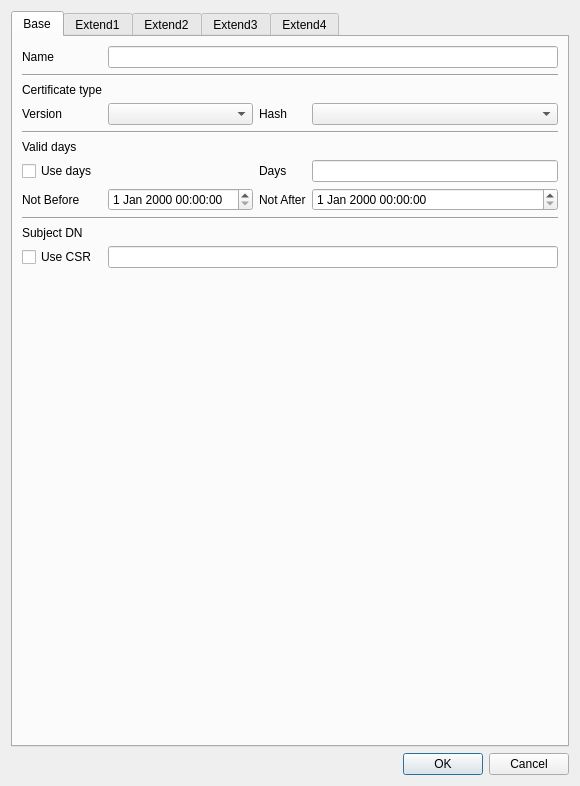
<?xml version="1.0" encoding="UTF-8"?>
<ui version="4.0">
 <class>MakeCertPolicyDlg</class>
 <widget class="QDialog" name="MakeCertPolicyDlg">
  <property name="geometry">
   <rect>
    <x>0</x>
    <y>0</y>
    <width>580</width>
    <height>786</height>
   </rect>
  </property>
  <property name="windowTitle">
   <string>Make certificate policy</string>
  </property>
  <layout class="QVBoxLayout" name="verticalLayout">
   <item>
    <widget class="QTabWidget" name="mCertTab">
     <property name="currentIndex">
      <number>0</number>
     </property>
     <widget class="QWidget" name="tab">
      <attribute name="title">
       <string>Base</string>
      </attribute>
      <layout class="QGridLayout" name="gridLayout">
       <item row="11" column="1">
        <spacer name="verticalSpacer">
         <property name="orientation">
          <enum>Qt::Vertical</enum>
         </property>
         <property name="sizeHint" stdset="0">
          <size>
           <width>20</width>
           <height>40</height>
          </size>
         </property>
        </spacer>
       </item>
       <item row="6" column="3">
        <widget class="QLineEdit" name="mDaysText"/>
       </item>
       <item row="9" column="0">
        <widget class="QLabel" name="label_6">
         <property name="text">
          <string>Subject DN</string>
         </property>
        </widget>
       </item>
       <item row="3" column="2">
        <widget class="QLabel" name="label_7">
         <property name="text">
          <string>Hash</string>
         </property>
        </widget>
       </item>
       <item row="5" column="0">
        <widget class="QLabel" name="label_4">
         <property name="text">
          <string>Valid days</string>
         </property>
        </widget>
       </item>
       <item row="10" column="1" colspan="3">
        <widget class="QLineEdit" name="mSubjectDNText"/>
       </item>
       <item row="6" column="0">
        <widget class="QCheckBox" name="mUseDaysCheck">
         <property name="text">
          <string>Use days</string>
         </property>
        </widget>
       </item>
       <item row="0" column="0">
        <widget class="QLabel" name="label">
         <property name="text">
          <string>Name</string>
         </property>
        </widget>
       </item>
       <item row="6" column="2">
        <widget class="QLabel" name="label_8">
         <property name="text">
          <string>Days</string>
         </property>
        </widget>
       </item>
       <item row="7" column="2">
        <widget class="QLabel" name="label_9">
         <property name="text">
          <string>Not After</string>
         </property>
        </widget>
       </item>
       <item row="7" column="3">
        <widget class="QDateTimeEdit" name="mNotAfterDateTime"/>
       </item>
       <item row="0" column="1" colspan="3">
        <widget class="QLineEdit" name="mNameText"/>
       </item>
       <item row="3" column="0">
        <widget class="QLabel" name="label_3">
         <property name="text">
          <string>Version</string>
         </property>
        </widget>
       </item>
       <item row="8" column="0" colspan="4">
        <widget class="Line" name="line_2">
         <property name="orientation">
          <enum>Qt::Horizontal</enum>
         </property>
        </widget>
       </item>
       <item row="7" column="0">
        <widget class="QLabel" name="label_5">
         <property name="text">
          <string>Not Before</string>
         </property>
        </widget>
       </item>
       <item row="1" column="0" colspan="4">
        <widget class="Line" name="line_3">
         <property name="orientation">
          <enum>Qt::Horizontal</enum>
         </property>
        </widget>
       </item>
       <item row="4" column="0" colspan="4">
        <widget class="Line" name="line">
         <property name="orientation">
          <enum>Qt::Horizontal</enum>
         </property>
        </widget>
       </item>
       <item row="3" column="3">
        <widget class="QComboBox" name="mHashCombo"/>
       </item>
       <item row="2" column="0">
        <widget class="QLabel" name="label_2">
         <property name="text">
          <string>Certificate type</string>
         </property>
        </widget>
       </item>
       <item row="7" column="1">
        <widget class="QDateTimeEdit" name="mNotBeforeDateTime"/>
       </item>
       <item row="10" column="0">
        <widget class="QCheckBox" name="mUseCSRCheck">
         <property name="text">
          <string>Use CSR</string>
         </property>
        </widget>
       </item>
       <item row="3" column="1">
        <widget class="QComboBox" name="mVersionCombo"/>
       </item>
      </layout>
     </widget>
     <widget class="QWidget" name="tab_2">
      <attribute name="title">
       <string>Extend1</string>
      </attribute>
      <layout class="QGridLayout" name="gridLayout_2">
       <item row="12" column="0" colspan="5">
        <widget class="Line" name="line_5">
         <property name="orientation">
          <enum>Qt::Horizontal</enum>
         </property>
        </widget>
       </item>
       <item row="16" column="0" colspan="2">
        <widget class="QLabel" name="label_16">
         <property name="text">
          <string>Authority Key Identifier</string>
         </property>
        </widget>
       </item>
       <item row="6" column="0">
        <widget class="QCheckBox" name="mPolicyUseCheck">
         <property name="text">
          <string>Use</string>
         </property>
        </widget>
       </item>
       <item row="17" column="2">
        <widget class="QCheckBox" name="mAKICertIssuerCheck">
         <property name="text">
          <string>Certificate Issuer</string>
         </property>
        </widget>
       </item>
       <item row="4" column="0" colspan="5">
        <widget class="Line" name="line_4">
         <property name="orientation">
          <enum>Qt::Horizontal</enum>
         </property>
        </widget>
       </item>
       <item row="8" column="1" colspan="4">
        <widget class="QLineEdit" name="mPolicyCPSText"/>
       </item>
       <item row="14" column="1">
        <widget class="QCheckBox" name="mSKICriticalCheck">
         <property name="text">
          <string>Critical</string>
         </property>
        </widget>
       </item>
       <item row="6" column="1">
        <widget class="QCheckBox" name="mPolicyCriticalCheck">
         <property name="text">
          <string>Critical</string>
         </property>
        </widget>
       </item>
       <item row="2" column="0" colspan="2">
        <widget class="QComboBox" name="mKeyUsageCombo"/>
       </item>
       <item row="3" column="4">
        <widget class="QPushButton" name="mKeyUsageClearBtn">
         <property name="text">
          <string>Clear</string>
         </property>
        </widget>
       </item>
       <item row="9" column="1" colspan="4">
        <widget class="QLineEdit" name="mPolicyUserNoticeText"/>
       </item>
       <item row="9" column="0">
        <widget class="QLabel" name="label_14">
         <property name="text">
          <string>User Notice</string>
         </property>
        </widget>
       </item>
       <item row="0" column="0" colspan="2">
        <widget class="QLabel" name="label_10">
         <property name="text">
          <string>Key usage</string>
         </property>
        </widget>
       </item>
       <item row="14" column="0">
        <widget class="QCheckBox" name="mSKIUseCheck">
         <property name="text">
          <string>Use</string>
         </property>
        </widget>
       </item>
       <item row="7" column="1" colspan="4">
        <widget class="QLineEdit" name="mPolicyOIDText"/>
       </item>
       <item row="11" column="4">
        <widget class="QPushButton" name="mPolicyClearBtn">
         <property name="text">
          <string>Clear</string>
         </property>
        </widget>
       </item>
       <item row="5" column="0" colspan="2">
        <widget class="QLabel" name="label_11">
         <property name="text">
          <string>Policy</string>
         </property>
        </widget>
       </item>
       <item row="1" column="3" rowspan="2" colspan="2">
        <widget class="QListWidget" name="mKeyUsageList"/>
       </item>
       <item row="1" column="0">
        <widget class="QCheckBox" name="mKeyUsageUseCheck">
         <property name="text">
          <string>Use</string>
         </property>
        </widget>
       </item>
       <item row="17" column="1">
        <widget class="QCheckBox" name="mAKICriticalCheck">
         <property name="text">
          <string>Critical</string>
         </property>
        </widget>
       </item>
       <item row="17" column="3">
        <widget class="QCheckBox" name="mAKICertSerialCheck">
         <property name="text">
          <string>Ceritificate serial</string>
         </property>
        </widget>
       </item>
       <item row="6" column="4">
        <widget class="QPushButton" name="mPolicyAddBtn">
         <property name="text">
          <string>Add</string>
         </property>
        </widget>
       </item>
       <item row="1" column="1">
        <widget class="QCheckBox" name="mKeyUsageCriticalCheck">
         <property name="text">
          <string>Critical</string>
         </property>
        </widget>
       </item>
       <item row="2" column="2">
        <widget class="QPushButton" name="mKeyUsageAddBtn">
         <property name="text">
          <string>Add</string>
         </property>
        </widget>
       </item>
       <item row="13" column="0" colspan="2">
        <widget class="QLabel" name="label_15">
         <property name="text">
          <string>Subject Key Identifier</string>
         </property>
        </widget>
       </item>
       <item row="8" column="0">
        <widget class="QLabel" name="label_13">
         <property name="text">
          <string>CPS</string>
         </property>
        </widget>
       </item>
       <item row="17" column="0">
        <widget class="QCheckBox" name="mAKIUseCheck">
         <property name="text">
          <string>Use</string>
         </property>
        </widget>
       </item>
       <item row="7" column="0">
        <widget class="QLabel" name="label_12">
         <property name="text">
          <string>Policy OID</string>
         </property>
        </widget>
       </item>
       <item row="15" column="0" colspan="5">
        <widget class="Line" name="line_6">
         <property name="orientation">
          <enum>Qt::Horizontal</enum>
         </property>
        </widget>
       </item>
       <item row="10" column="0" colspan="5">
        <widget class="QTableWidget" name="mPolicyTable"/>
       </item>
      </layout>
     </widget>
     <widget class="QWidget" name="tab_3">
      <attribute name="title">
       <string>Extend2</string>
      </attribute>
      <layout class="QGridLayout" name="gridLayout_3">
       <item row="9" column="0" colspan="5">
        <widget class="QTableWidget" name="mCRLDPTable"/>
       </item>
       <item row="3" column="4">
        <widget class="QPushButton" name="mEKUClearBtn">
         <property name="text">
          <string>Clear</string>
         </property>
        </widget>
       </item>
       <item row="17" column="4">
        <widget class="QPushButton" name="mAIAClearBtn">
         <property name="text">
          <string>Clear</string>
         </property>
        </widget>
       </item>
       <item row="5" column="0" colspan="5">
        <widget class="Line" name="line_7">
         <property name="orientation">
          <enum>Qt::Horizontal</enum>
         </property>
        </widget>
       </item>
       <item row="2" column="2">
        <widget class="QPushButton" name="mEKUAddBtn">
         <property name="text">
          <string>Add</string>
         </property>
        </widget>
       </item>
       <item row="16" column="0" colspan="5">
        <widget class="QTableWidget" name="mAIATable"/>
       </item>
       <item row="7" column="0">
        <widget class="QCheckBox" name="mCRLDPUseCheck">
         <property name="text">
          <string>Use</string>
         </property>
        </widget>
       </item>
       <item row="1" column="0">
        <widget class="QCheckBox" name="mEKUUseCheck">
         <property name="text">
          <string>Use</string>
         </property>
        </widget>
       </item>
       <item row="7" column="2">
        <widget class="QComboBox" name="mCRLDPCombo"/>
       </item>
       <item row="13" column="1">
        <widget class="QCheckBox" name="mAIACriticalCheck">
         <property name="text">
          <string>Critical</string>
         </property>
        </widget>
       </item>
       <item row="7" column="1">
        <widget class="QCheckBox" name="mCRLDPCriticalCheck">
         <property name="text">
          <string>Critical</string>
         </property>
        </widget>
       </item>
       <item row="7" column="4">
        <widget class="QPushButton" name="mCRLDPAddBtn">
         <property name="text">
          <string>Add</string>
         </property>
        </widget>
       </item>
       <item row="8" column="0" colspan="5">
        <widget class="QLineEdit" name="mCRLDPText"/>
       </item>
       <item row="13" column="3">
        <widget class="QComboBox" name="mAIATypeCombo"/>
       </item>
       <item row="1" column="3" rowspan="2" colspan="2">
        <widget class="QListWidget" name="mEKUList"/>
       </item>
       <item row="12" column="0" colspan="2">
        <widget class="QLabel" name="label_19">
         <property name="text">
          <string>Authority Info Access</string>
         </property>
        </widget>
       </item>
       <item row="0" column="0" colspan="2">
        <widget class="QLabel" name="label_17">
         <property name="text">
          <string>Extended Key Usage</string>
         </property>
        </widget>
       </item>
       <item row="6" column="0" colspan="2">
        <widget class="QLabel" name="label_18">
         <property name="text">
          <string>CRLDP</string>
         </property>
        </widget>
       </item>
       <item row="13" column="4">
        <widget class="QPushButton" name="mAIAAddBtn">
         <property name="text">
          <string>Add</string>
         </property>
        </widget>
       </item>
       <item row="1" column="1">
        <widget class="QCheckBox" name="mEKUCriticalCheck">
         <property name="text">
          <string>Critical</string>
         </property>
        </widget>
       </item>
       <item row="2" column="0" colspan="2">
        <widget class="QComboBox" name="mEKUCombo"/>
       </item>
       <item row="15" column="0" colspan="5">
        <widget class="QLineEdit" name="mAIAText"/>
       </item>
       <item row="13" column="0">
        <widget class="QCheckBox" name="mAIAUseCheck">
         <property name="text">
          <string>Use</string>
         </property>
        </widget>
       </item>
       <item row="10" column="4">
        <widget class="QPushButton" name="mCRLDPClearBtn">
         <property name="text">
          <string>Clear</string>
         </property>
        </widget>
       </item>
       <item row="13" column="2">
        <widget class="QComboBox" name="mAIATargetCombo"/>
       </item>
       <item row="11" column="0" colspan="5">
        <widget class="Line" name="line_8">
         <property name="orientation">
          <enum>Qt::Horizontal</enum>
         </property>
        </widget>
       </item>
      </layout>
     </widget>
     <widget class="QWidget" name="tab_4">
      <attribute name="title">
       <string>Extend3</string>
      </attribute>
      <layout class="QGridLayout" name="gridLayout_4">
       <item row="1" column="4">
        <widget class="QLineEdit" name="mBCPathLenText"/>
       </item>
       <item row="4" column="5">
        <widget class="QLineEdit" name="mPCInhibitText"/>
       </item>
       <item row="1" column="0">
        <widget class="QCheckBox" name="mBCUseCheck">
         <property name="text">
          <string>Use</string>
         </property>
        </widget>
       </item>
       <item row="2" column="0" colspan="6">
        <widget class="Line" name="line_9">
         <property name="orientation">
          <enum>Qt::Horizontal</enum>
         </property>
        </widget>
       </item>
       <item row="15" column="0" colspan="6">
        <widget class="QTableWidget" name="mIANTable"/>
       </item>
       <item row="9" column="0" colspan="6">
        <widget class="QTableWidget" name="mSANTable"/>
       </item>
       <item row="7" column="2">
        <widget class="QComboBox" name="mSANCombo"/>
       </item>
       <item row="7" column="5">
        <widget class="QPushButton" name="mSANAddBtn">
         <property name="text">
          <string>Add</string>
         </property>
        </widget>
       </item>
       <item row="5" column="0" colspan="6">
        <widget class="Line" name="line_10">
         <property name="orientation">
          <enum>Qt::Horizontal</enum>
         </property>
        </widget>
       </item>
       <item row="1" column="2">
        <widget class="QComboBox" name="mBCCombo"/>
       </item>
       <item row="8" column="0" colspan="6">
        <widget class="QLineEdit" name="mSANText"/>
       </item>
       <item row="12" column="0" colspan="2">
        <widget class="QLabel" name="label_23">
         <property name="text">
          <string>Issuer Alternative Name</string>
         </property>
        </widget>
       </item>
       <item row="16" column="5">
        <widget class="QPushButton" name="mIANClearBtn">
         <property name="text">
          <string>Clear</string>
         </property>
        </widget>
       </item>
       <item row="13" column="0">
        <widget class="QCheckBox" name="mIANUseCheck">
         <property name="text">
          <string>Use</string>
         </property>
        </widget>
       </item>
       <item row="3" column="0" colspan="2">
        <widget class="QLabel" name="label_21">
         <property name="text">
          <string>Policy Constraints</string>
         </property>
        </widget>
       </item>
       <item row="4" column="1">
        <widget class="QCheckBox" name="mPCCriticalCheck">
         <property name="text">
          <string>Critical</string>
         </property>
        </widget>
       </item>
       <item row="13" column="2">
        <widget class="QComboBox" name="mIANCombo"/>
       </item>
       <item row="7" column="0">
        <widget class="QCheckBox" name="mSANUseCheck">
         <property name="text">
          <string>Use</string>
         </property>
        </widget>
       </item>
       <item row="4" column="4">
        <widget class="QLabel" name="label_26">
         <property name="text">
          <string>Inhibit</string>
         </property>
        </widget>
       </item>
       <item row="13" column="5">
        <widget class="QPushButton" name="mIANAddBtn">
         <property name="text">
          <string>Add</string>
         </property>
        </widget>
       </item>
       <item row="14" column="0" colspan="6">
        <widget class="QLineEdit" name="mIANText"/>
       </item>
       <item row="13" column="1">
        <widget class="QCheckBox" name="mIANCriticalCheck">
         <property name="text">
          <string>Critical</string>
         </property>
        </widget>
       </item>
       <item row="6" column="0" colspan="2">
        <widget class="QLabel" name="label_22">
         <property name="text">
          <string>Subject Alternative Name</string>
         </property>
        </widget>
       </item>
       <item row="7" column="1">
        <widget class="QCheckBox" name="mSANCriticalCheck">
         <property name="text">
          <string>Critical</string>
         </property>
        </widget>
       </item>
       <item row="1" column="3">
        <widget class="QLabel" name="label_24">
         <property name="text">
          <string>Path Len</string>
         </property>
        </widget>
       </item>
       <item row="10" column="5">
        <widget class="QPushButton" name="mSANClearBtn">
         <property name="text">
          <string>Clear</string>
         </property>
        </widget>
       </item>
       <item row="4" column="3">
        <widget class="QLineEdit" name="mPCExplicitText"/>
       </item>
       <item row="1" column="1">
        <widget class="QCheckBox" name="mBCCriticalCheck">
         <property name="text">
          <string>Critical</string>
         </property>
        </widget>
       </item>
       <item row="0" column="0" colspan="2">
        <widget class="QLabel" name="label_20">
         <property name="text">
          <string>Basic Constraints</string>
         </property>
        </widget>
       </item>
       <item row="4" column="2">
        <widget class="QLabel" name="label_25">
         <property name="text">
          <string>Explicit</string>
         </property>
        </widget>
       </item>
       <item row="4" column="0">
        <widget class="QCheckBox" name="mPCUseCheck">
         <property name="text">
          <string>Use</string>
         </property>
        </widget>
       </item>
       <item row="11" column="0" colspan="6">
        <widget class="Line" name="line_11">
         <property name="orientation">
          <enum>Qt::Horizontal</enum>
         </property>
        </widget>
       </item>
      </layout>
     </widget>
     <widget class="QWidget" name="tab_5">
      <attribute name="title">
       <string>Extend4</string>
      </attribute>
      <layout class="QGridLayout" name="gridLayout_5">
       <item row="8" column="2">
        <widget class="QComboBox" name="mNCTypeCombo"/>
       </item>
       <item row="0" column="0" colspan="2">
        <widget class="QLabel" name="label_27">
         <property name="text">
          <string>Policy Mappings</string>
         </property>
        </widget>
       </item>
       <item row="12" column="4">
        <widget class="QPushButton" name="mNCClearBtn">
         <property name="text">
          <string>Clear</string>
         </property>
        </widget>
       </item>
       <item row="4" column="0" colspan="5">
        <widget class="QTableWidget" name="mPMTable"/>
       </item>
       <item row="10" column="3">
        <widget class="QLabel" name="label_33">
         <property name="text">
          <string>Max</string>
         </property>
        </widget>
       </item>
       <item row="2" column="0" colspan="2">
        <widget class="QLabel" name="label_28">
         <property name="text">
          <string>issuerDomainPolicy</string>
         </property>
        </widget>
       </item>
       <item row="1" column="0">
        <widget class="QCheckBox" name="mPMUseCheck">
         <property name="text">
          <string>Use</string>
         </property>
        </widget>
       </item>
       <item row="5" column="4">
        <widget class="QPushButton" name="mPMClearBtn">
         <property name="text">
          <string>Clear</string>
         </property>
        </widget>
       </item>
       <item row="10" column="2">
        <widget class="QLineEdit" name="mNCMinText"/>
       </item>
       <item row="7" column="0" colspan="2">
        <widget class="QLabel" name="label_30">
         <property name="text">
          <string>Name Constraints</string>
         </property>
        </widget>
       </item>
       <item row="10" column="1">
        <widget class="QLabel" name="label_32">
         <property name="text">
          <string>Min</string>
         </property>
        </widget>
       </item>
       <item row="11" column="0" colspan="5">
        <widget class="QTableWidget" name="mNCTable"/>
       </item>
       <item row="9" column="2" colspan="3">
        <widget class="QLineEdit" name="mNCSubText"/>
       </item>
       <item row="3" column="0" colspan="2">
        <widget class="QLabel" name="label_29">
         <property name="text">
          <string>subjectDomainPolicy</string>
         </property>
        </widget>
       </item>
       <item row="1" column="1">
        <widget class="QCheckBox" name="mPMCriticalCheck">
         <property name="text">
          <string>Critical</string>
         </property>
        </widget>
       </item>
       <item row="10" column="4">
        <widget class="QLineEdit" name="mNCMaxText"/>
       </item>
       <item row="2" column="2" colspan="3">
        <widget class="QLineEdit" name="mPMIssuerDomainPolicyText"/>
       </item>
       <item row="10" column="0">
        <widget class="QLabel" name="label_31">
         <property name="text">
          <string>Basic Distance</string>
         </property>
        </widget>
       </item>
       <item row="8" column="1">
        <widget class="QCheckBox" name="mNCCriticalCheck">
         <property name="text">
          <string>Critical</string>
         </property>
        </widget>
       </item>
       <item row="9" column="0" colspan="2">
        <widget class="QComboBox" name="mNCSubCombo"/>
       </item>
       <item row="8" column="4">
        <widget class="QPushButton" name="mNCAddBtn">
         <property name="text">
          <string>Add</string>
         </property>
        </widget>
       </item>
       <item row="8" column="0">
        <widget class="QCheckBox" name="mNCUseCheck">
         <property name="text">
          <string>Use</string>
         </property>
        </widget>
       </item>
       <item row="1" column="4">
        <widget class="QPushButton" name="mPMAddBtn">
         <property name="text">
          <string>Add</string>
         </property>
        </widget>
       </item>
       <item row="3" column="2" colspan="3">
        <widget class="QLineEdit" name="mPMSubjectDomainPolicyText"/>
       </item>
       <item row="6" column="0" colspan="5">
        <widget class="Line" name="line_12">
         <property name="orientation">
          <enum>Qt::Horizontal</enum>
         </property>
        </widget>
       </item>
      </layout>
     </widget>
    </widget>
   </item>
   <item>
    <spacer name="verticalSpacer_4">
     <property name="orientation">
      <enum>Qt::Vertical</enum>
     </property>
     <property name="sizeHint" stdset="0">
      <size>
       <width>20</width>
       <height>40</height>
      </size>
     </property>
    </spacer>
   </item>
   <item>
    <spacer name="verticalSpacer_5">
     <property name="orientation">
      <enum>Qt::Vertical</enum>
     </property>
     <property name="sizeHint" stdset="0">
      <size>
       <width>20</width>
       <height>40</height>
      </size>
     </property>
    </spacer>
   </item>
   <item>
    <spacer name="verticalSpacer_3">
     <property name="orientation">
      <enum>Qt::Vertical</enum>
     </property>
     <property name="sizeHint" stdset="0">
      <size>
       <width>20</width>
       <height>40</height>
      </size>
     </property>
    </spacer>
   </item>
   <item>
    <spacer name="verticalSpacer_6">
     <property name="orientation">
      <enum>Qt::Vertical</enum>
     </property>
     <property name="sizeHint" stdset="0">
      <size>
       <width>20</width>
       <height>40</height>
      </size>
     </property>
    </spacer>
   </item>
   <item>
    <spacer name="verticalSpacer_2">
     <property name="orientation">
      <enum>Qt::Vertical</enum>
     </property>
     <property name="sizeHint" stdset="0">
      <size>
       <width>20</width>
       <height>40</height>
      </size>
     </property>
    </spacer>
   </item>
   <item>
    <widget class="QDialogButtonBox" name="buttonBox">
     <property name="orientation">
      <enum>Qt::Horizontal</enum>
     </property>
     <property name="standardButtons">
      <set>QDialogButtonBox::Cancel|QDialogButtonBox::Ok</set>
     </property>
    </widget>
   </item>
  </layout>
 </widget>
 <resources/>
 <connections>
  <connection>
   <sender>buttonBox</sender>
   <signal>accepted()</signal>
   <receiver>MakeCertPolicyDlg</receiver>
   <slot>accept()</slot>
   <hints>
    <hint type="sourcelabel">
     <x>248</x>
     <y>254</y>
    </hint>
    <hint type="destinationlabel">
     <x>157</x>
     <y>274</y>
    </hint>
   </hints>
  </connection>
  <connection>
   <sender>buttonBox</sender>
   <signal>rejected()</signal>
   <receiver>MakeCertPolicyDlg</receiver>
   <slot>reject()</slot>
   <hints>
    <hint type="sourcelabel">
     <x>316</x>
     <y>260</y>
    </hint>
    <hint type="destinationlabel">
     <x>286</x>
     <y>274</y>
    </hint>
   </hints>
  </connection>
 </connections>
</ui>
